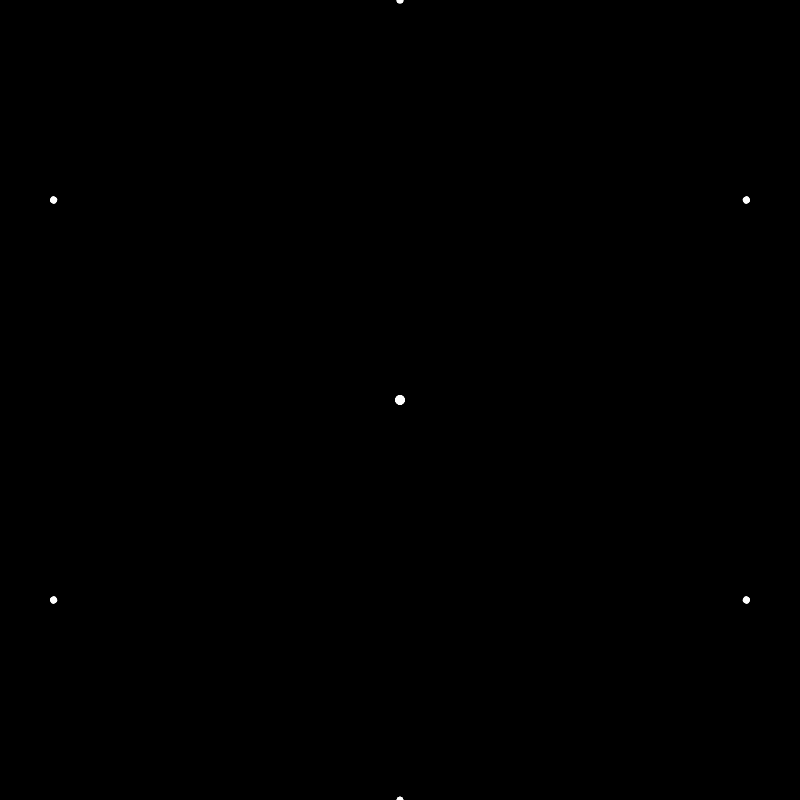
Frame 1 (no input)
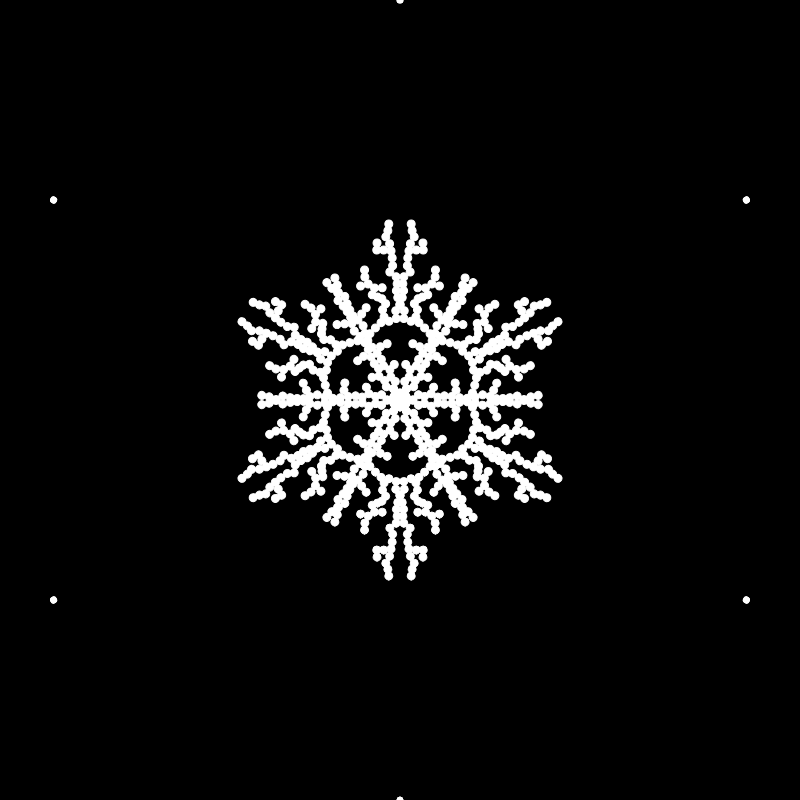
Frame 60 (no input)
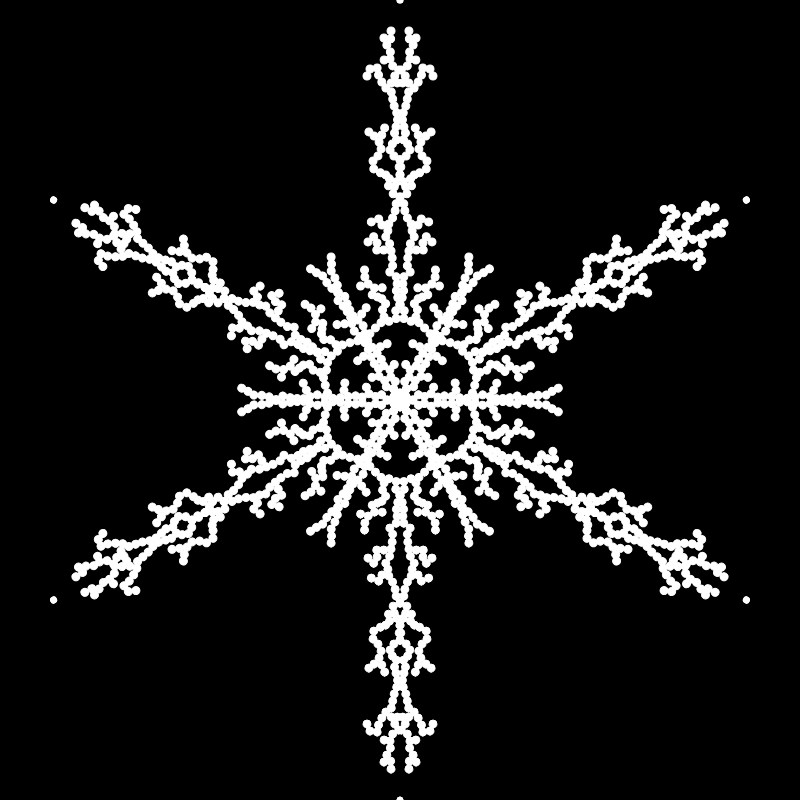
Frame 120 (the mouse pressed at the canvas centre since frame 60)

The p5.js sketch that drew these frames (run headless with seeded random() and noise() and a simulated clock; from frame 60 on, the mouse is pressed at the canvas centre):

// p5.js sketch
// ── sketch.js
/**
 * Based off of the lovely coding train challenges:
 * https://github.com/CodingTrain/website/tree/master/CodingChallenges
 *https://www.youtube.com/watch?v=XUA8UREROYE&index=21&list=WL&t=0s&frags=pl%2Cwn
 **/
let snowflake = [];
let current;
function setup(){
   createCanvas(800,800);
   current = new Particle(width/2, 0);
}


function draw(){
  translate(width/2, height/2);
  rotate(PI/6);
  background(0);

  let count = 0;
  while (!current.finished() && !current.intersects(snowflake)){
    current.update();
    count++;
  }

  // If a particle doesn't move at all we're done
  // This is an exit condition not implemented in the video
  if (count == 0){
    noLoop();
    console.log('snowflake completed');
  }

  snowflake.push(current);
  current = new Particle(width/2, 0);

  for (let i = 0; i < 6; i++){
    rotate(PI/3);
    current.show();
    for (let p of snowflake){
      p.show();
    }

    push();
    scale(1, -1);
    current.show();
    for (let p of snowflake){
      p.show();
    }
    pop();
  }
}
   // if(current.finished()){
   //    //snowflake[random(1000)] = current;
   //    snowflake.push(current);
   //    current = new Particle(width/2, 0);
   // }
   // push();
   // //TODO make snowflake an object and use for in syntax??
   // for(let s of snowflake){
   //   s.show();
   // }
   // pop();

// ── particle.js
class Particle{
  constructor(radius, angle){
    //this.pos = createVector(x,y);
    this.pos = p5.Vector.fromAngle(angle);
    this.pos.mult(radius);
    this.r = 3;
  }

  update(){
    this.pos.x -= 1;
    this.pos.y += random(-4, 4);
    this.r = 4;
    //Limit existing vector from straying outside of specified angle
    let angle = this.pos.heading();
    angle = constrain(angle, 0, PI/6);
    let magnitude = this.pos.mag();
    this.pos = p5.Vector.fromAngle(angle);
    this.pos.setMag(magnitude);
  }

  show(){
    fill(255);
    stroke(255);
    ellipse(this.pos.x,this.pos.y,this.r*2, this.r*2);
  }

  finished(){
    return this.pos.x < 1;
  }

  intersects(snowflake){
    let result = false;
    for(let s of snowflake){
      let d = dist(s.pos.x, s.pos.y, this.pos.x, this.pos.y);
      if(d < this.r*2){
        result = true;
        break;
      }
    }
    return result;
  }
}
